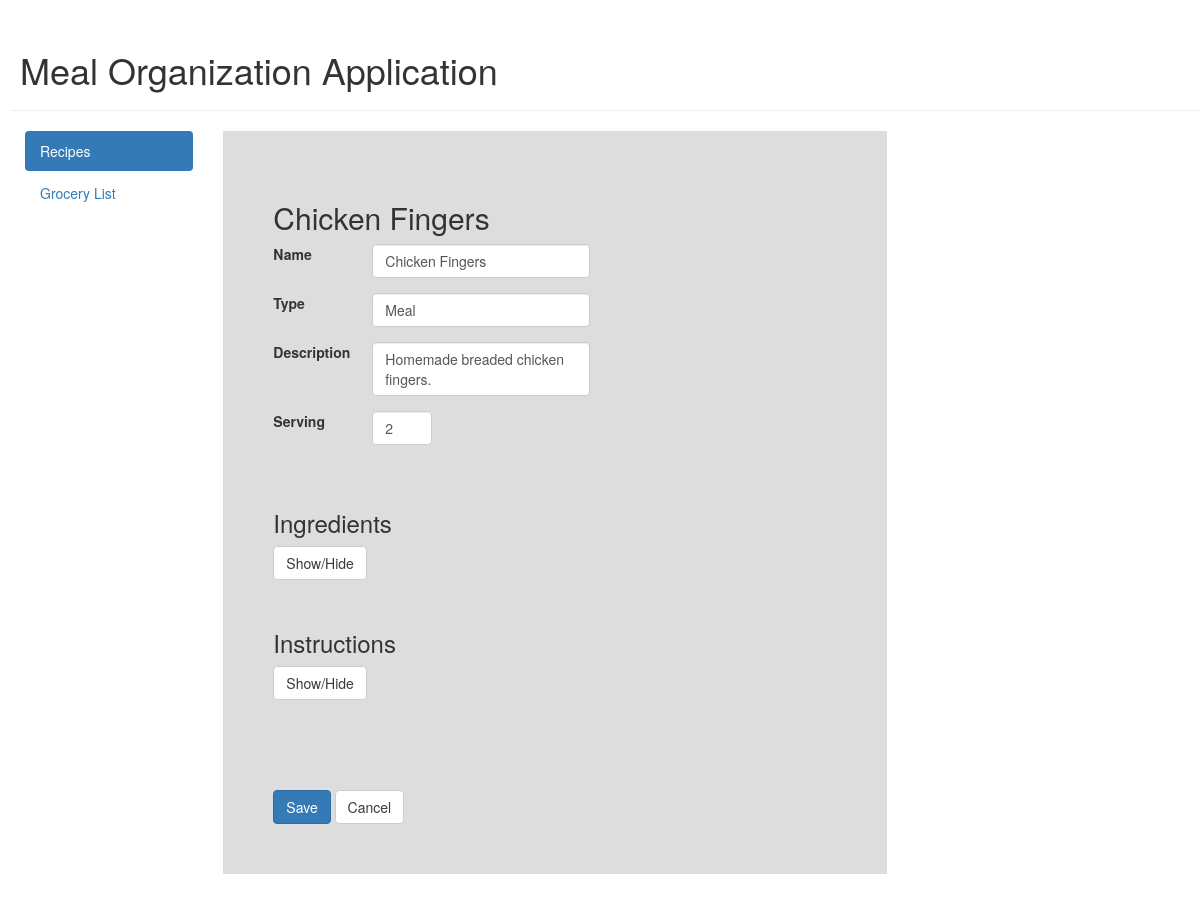
The app's page /edit_recipe.php?id=2 with its own data.
### tables this page shows
CREATE TABLE `recipes` (
  `id` int(11) NOT NULL,
  `name` varchar(255) NOT NULL,
  `type` varchar(255) DEFAULT NULL,
  `descr` varchar(255) DEFAULT NULL,
  `serving` int(11) NOT NULL
);

### classes/Database.php (called while the page is built, shortened)
<?php
  class Database
  {
    private $db;
    private $query;
    private $statement;
    public function __construct()
    {
      $this->db = new mysqli(self::HOST, self::USER, self::PASS, self::BASE);
    }
    public function query($query, $parameters = null)
    {
      if(empty($this->query) || $this->query !== $query)
      {
        $this->query = $query;
        $this->statement = $this->db->prepare($this->query);
      }
      if(!empty($parameters))
      {
        call_user_func_array(array($this->statement, 'bind_param'), $parameters);
      }
      if(empty($this->statement))
      {
        $this->error("Invalid SQL with query: $query");
      }
      else
      {
        $this->statement->execute();
      }
    }
    public function fetch()
    {
      $this->result = array();
      $result = $this->statement->get_result();
      if(!empty($result))
      {
        while($record = $result->fetch_array(MYSQLI_ASSOC))
        {
          $this->result[] = $record;
        }
      }
      return $this->result;
    }
  }
?>

### templates/ingredient_list.php (the view, shortened to what this page needs)
<?php
  include_once('../classes/Database.php');
  echo '<h3>Ingredients</h3>';
  echo '<button type="button" id="ing_button" class="btn btn-secondary">Show/Hide</button>';
  echo '<p>&nbsp;</p>';
?>

### templates/meal_info.php
<?php
  include_once('../classes/Database.php');
  $query = 'SELECT name, type, descr, serving
            FROM recipes
            WHERE id = ?';
  $params = array('i', &$id);
  $db->query($query, $params);
  $result = $db->fetch();
  $recipname = $result[0]["name"];
  $reciptype = $result[0]["type"];
  $recipdesc = $result[0]["descr"];
  $recipserving = $result[0]["serving"];
  echo '<h2>' . $recipname . '</h2>';
  echo '<div class="form-group row">
          <label for="recipname" class="col-sm-2 col-form-label">Name</label>
          <div class="col-sm-5">
            <input type="text" class="form-control" name="recipname" id="recipname" value="' . $recipname . '">
          </div>
        </div>
        <div class="form-group row">
          <label for="reciptype" class="col-sm-2 col-form-label">Type</label>
          <div class="col-sm-5">
            <input type="text" class="form-control" name="reciptype" id="reciptype" value="' . $reciptype . '">
          </div>
        </div>
        <div class="form-group row">
          <label for="recipdesc" class="col-sm-2 col-form-label">Description</label>
          <div class="col-sm-5">
            <textarea class="form-control" name="recipdesc" id="recipdesc">' . $recipdesc . '</textarea>
          </div>
        </div>
        <div class="form-group row">
          <label for="recipserving" class="col-sm-2 col-form-label">Serving</label>
          <div class="col-sm-4">
            <input type="number" class="form-control" name="recipserving" id="recipserving" value="' . $recipserving . '" min="1", max="10">
          </div>
        </div>';
  echo '<p>&nbsp;</p>';
?>

### public/css/navbar-static-top.css (style rules this page uses)
body { min-height: 2000px; }

### public/css/style.css (style rules this page uses)
body { padding-top: 30px; padding-left: 10px; }
textarea { resize: none; }
input[type=number] { width: 60px; }
.btn-secondary { color: #373a3c; background-color: #fff; border-color: #ccc; }

### records on screen
recipes: name "Chicken Fingers", recipname "Chicken Fingers", reciptype "Meal", recipdesc "Homemade breaded chicken fingers.", recipserving "2"
